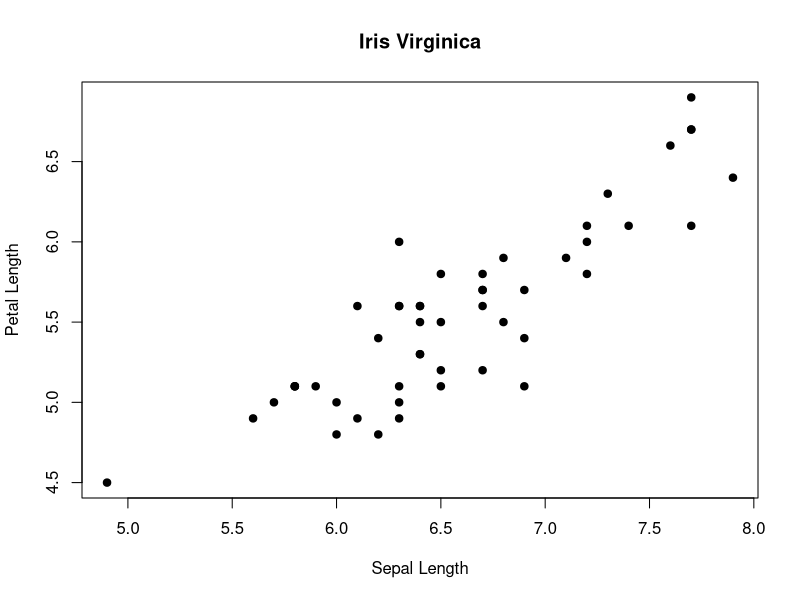
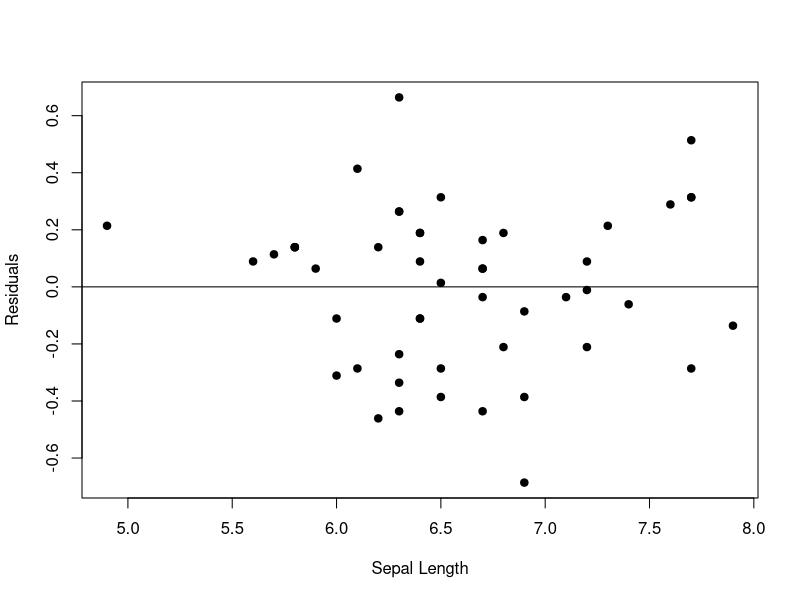
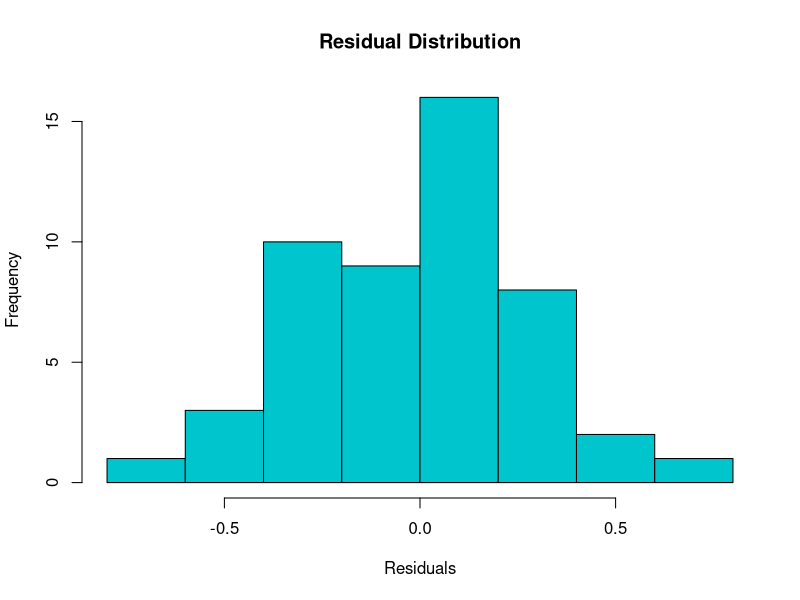
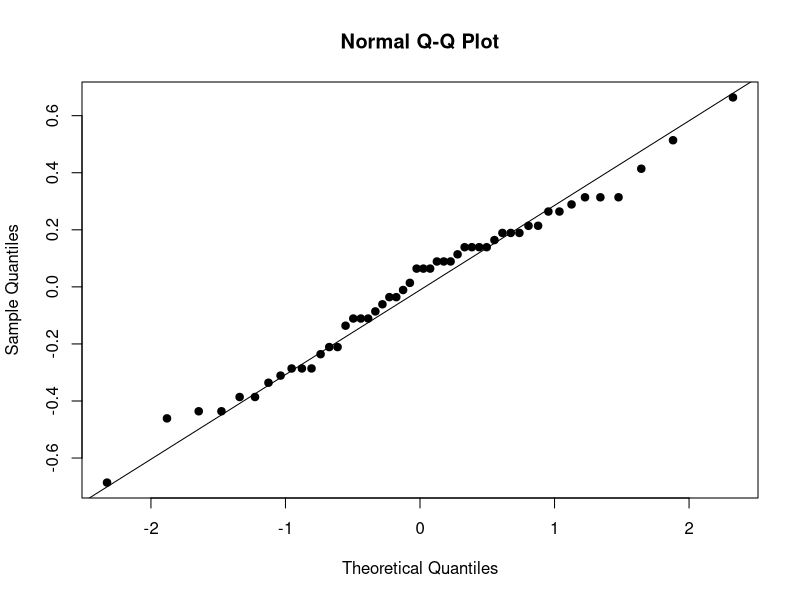

Write R code to recreate these figures, in order.
#practice done in class 10/7/2025
#script to see examples of linear regression
#in R using built-in IRIS data

#if you want to find other built-in data to mess around with, look it up online

rm(list = ls())

#subset the virginica species in a new dataframe called "flower"
flower <- iris[iris$Species == "virginica",]

#make a scatter plot to look at sepal length vs petal length
plot(flower$Sepal.Length, flower$Petal.Length, pch = 19,
     xlab = "Sepal Length", ylab = "Petal Length", main = "Iris Virginica")

#graph looks good, seems like we can assume a linear relationship here

#fit a regresion model
fit <- lm(flower$Petal.Length ~ flower$Sepal.Length)
#print(fit) for shorter results
#summary(fit) for more detailed results


#plot the residuals
plot(flower$Sepal.Length, summary(fit)$residuals,pch = 19,
     xlab = "Sepal Length", ylab = "Residuals")
abline(h = 0)

#summary(fit)$residuals in a print function retrieves all te residuals for you

#abline(h=0) creates a horizontal line at h=0=y

#check for normality of distribution
hist(summary(fit)$residuals,col = "turquoise3",
     main = "Residual Distribution", xlab = "Residuals")


#qqnorm or qq line can provide another visual check
qqnorm(summary(fit)$residuals,pch = 19)
qqline(summary(fit)$residuals,pch = 19)

#Use Shapiro wilks test to check normality
shapiro.test(summary(fit)$residuals)

#if p value is less than 0.05, our data set significantly differs from what we would expect
#tells us our data are normally distributed

#pvalue of slope is what we're interested in





